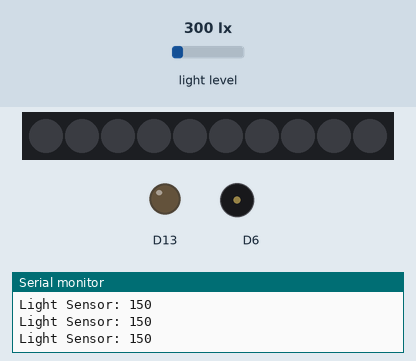
Recording of a sketch running on a simulated Adafruit Circuit Playground Express. Parts: 10 RGB LEDs in strip order, left to right, output pins drawn as LEDs (lit = HIGH), buzzer (waves = sounding), the last lines printed to the serial monitor. The test bench sets the inputs (shaded band); at power-on: light level 300 lx.

Above: at 1.2 s.
1.3 s: light level set to 105 lx
2.8 s: light level set to 93 lx
At 3.8 s:
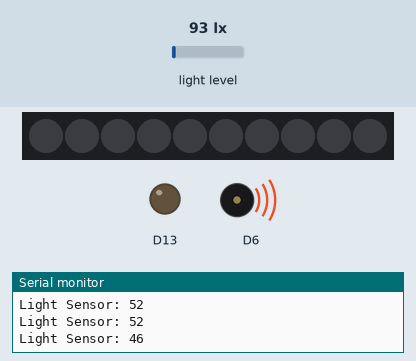
Timing chart, 0 to 5.8 s (numbered marks = the images above; inputs shaded):
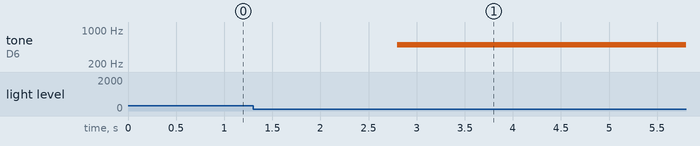

The sketch:

LightSensor_While_PlayNote.ino
```cpp
#include <Adafruit_CircuitPlayground.h>

int value;
int dim_level = 50;

void setup() {
  Serial.begin(9600);
  CircuitPlayground.begin();
}

void loop() {
  value = CircuitPlayground.lightSensor();

  Serial.print("Light Sensor: ");
  Serial.println(value);

// The tone will play as long as the light level is dim
  while (value < dim_level) {
    CircuitPlayground.playTone(500, 1000);
    value = CircuitPlayground.lightSensor();
  }
}
```

Measured:
- the behaviour switches between 100 and 99 lx on light level (found by bisection; images 0 and 1)
- after the input at 2.8 s, tone on D6: silent → 500 Hz at once
